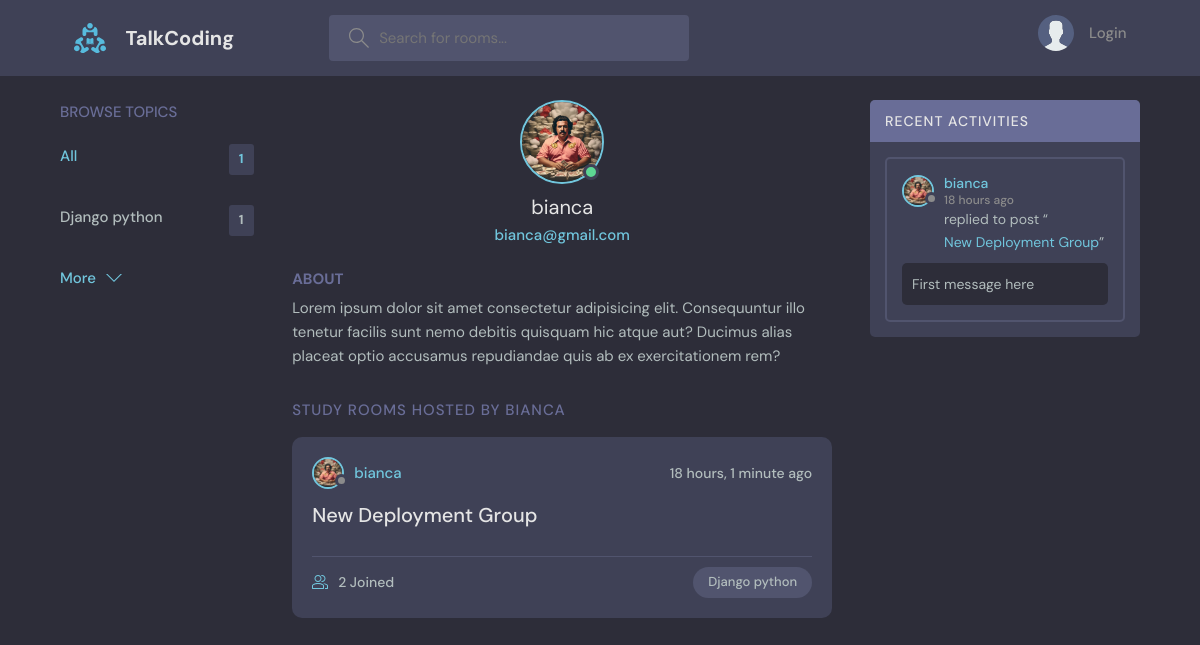
The app's page /profile/1/, older data.
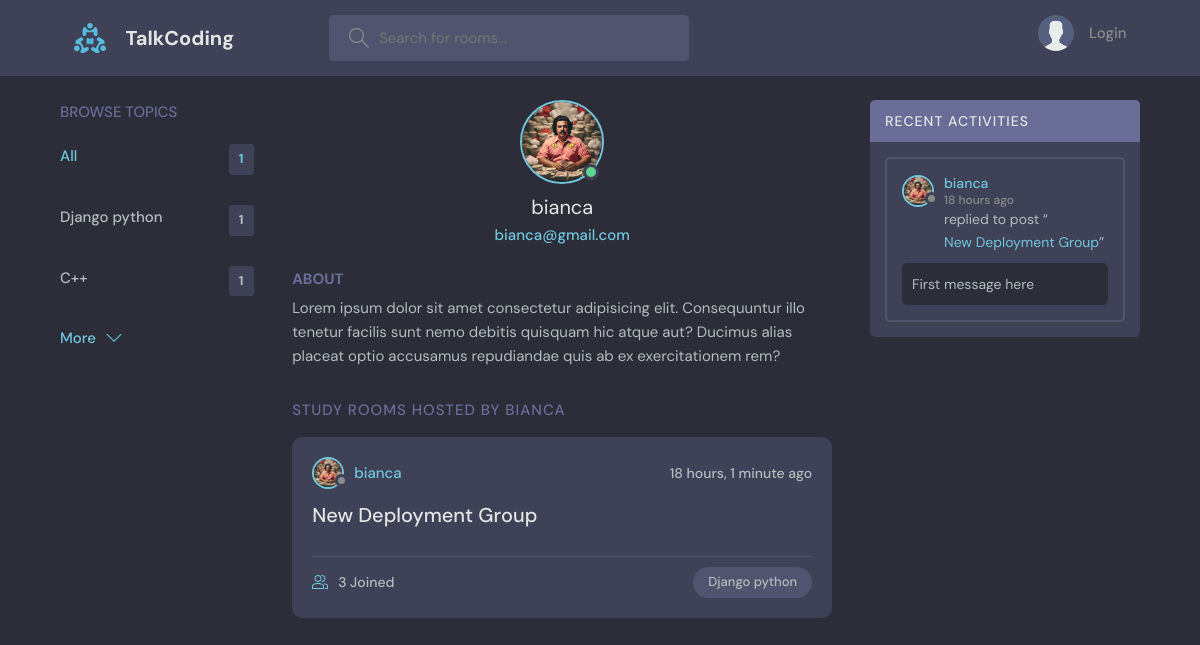
The same page, newer data.
### base/models.py (models this page shows, shortened)
class User(AbstractUser):
    name = models.CharField(max_length=200,null=True)
    email = models.EmailField(unique = True,null=True)
    bio = models.TextField(null=True)
    avatar = models.ImageField(null=True,default="avatar.svg")
    USERNAME_FIELD = 'email'
    REQUIRED_FIELDS = []

class Topic(models.Model):
    name = models.CharField(max_length=200)

class Room(models.Model):
    host=models.ForeignKey(User,on_delete=models.SET_NULL,null=True)
    topic=models.ForeignKey(Topic,on_delete=models.SET_NULL,null=True)
    name=models.CharField(max_length=200)
    description=models.TextField(null=True,blank=True)
    participants = models.ManyToManyField(User ,related_name='participants',blank = True)
    updated = models.DateTimeField(auto_now=True)
    created = models.DateTimeField(auto_now_add=True)
    class Meta:
        ordering = ['-updated','-created']
    def __str__(self):
        return self.name

class Message(models.Model):
    user = models.ForeignKey(User,on_delete=models.CASCADE)
    room = models.ForeignKey(Room,on_delete=models.CASCADE)
    body = models.TextField()
    updated = models.DateTimeField(auto_now=True)
    created = models.DateTimeField(auto_now_add=True)
    class Meta:
        ordering = ['-updated','-created']

### base/views.py (the view)
# urls.py: path('profile/<str:pk>/',views.userProfile,name="user-profile"),
def userProfile(request,pk):
    user = User.objects.get(id=pk)
    rooms = user.room_set.all()
    room_messages = user.message_set.all()
    topics = Topic.objects.all()
    context = {'user':user,'rooms':rooms,'room_messages':room_messages,'topics':topics}
    return render(request,'base/profile.html',context)

### base/templates/base/profile.html (shortened to what this page needs)
{% extends 'main.html'%}
{% block content%}
  <main class="profile-page layout layout--3">
    <div class="container">
      {% include 'base/topics_component.html'%}
      <div class="roomList">
        <div class="profile">
          <div class="profile__avatar">
            <div class="avatar avatar--large active">
              <img src="{{user.avatar.url}}" />
            </div>
          </div>
          <div class="profile__info">
            <h3>{{user.username}}</h3>
            <p>{{user.email}}</p>
          </div>
          <div class="profile__about">
            <h3>About</h3>
            <p>
              Lorem ipsum dolor sit amet consectetur adipisicing elit. Consequuntur illo tenetur
              facilis sunt nemo debitis quisquam hic atque aut? Ducimus alias placeat optio
              accusamus repudiandae quis ab ex exercitationem rem?
            </p>
          </div>
        </div>
        <div class="roomList__header">
          <div>
            <h2>Study Rooms Hosted by {{user.username}}</a>
            </h2>
          </div>
        </div>
        {% include 'base/feed_component.html'%}
      </div>
      {% include 'base/activity_component.html'%}
    </div>
  </main>
{% endblock %}

### templates/main.html (shortened to what this page needs)
<!DOCTYPE html>
{% load static %}
<html lang="en">
  <head>
    <link rel="stylesheet" href="{% static 'styles/style.css' %}" />
  </head>
  <body>
    {% include 'navbar.html' %}
    {% block content %}
    {% endblock %}
  </body>
</html>

### templates/navbar.html (shortened to what this page needs)
{% load static%}
<header class="header header--loggedIn">
    <div class="container">
      <a href="{% url 'home' %}" class="header__logo">
        <img src="{% static 'images/logo.svg' %}" />
        <h1>TalkCoding</h1>
      </a>
      <form class="header__search method="GET" action="{% url 'home' %}">
        <label>
          <input name="q" placeholder="Search for rooms..." />
        </label>
      </form>
      <nav class="header__menu">
        {% if request.user.is_authenticated%}
        <div class="header__user">
          <a href="{% url 'update-user' %}">
            <div class="avatar avatar--medium active">
              <img src="{{request.user.avatar.url}}" />
            </div>
            <p>{{request.user.username}}<span>@{{request.user.email}}</span></p>
          </a>
          <button class="dropdown-button">
            <svg version="1.1" xmlns="http://www.w3.org/2000/svg" width="32" height="32" viewBox="0 0 32 32">
              <title>chevron-down</title>
              <path d="M16 21l-13-13h-3l16 16 16-16h-3l-13 13z"></path>
            </svg>
          </button>
        </div>
        {% else %}
        <a href="{% url 'login' %}">
            <img src="{% static 'images/avatar.svg' %}"/>
            <p>Login</p>
        </a>
        {% endif %}
      </nav>
    </div>
  </header>

### base/templates/base/topics_component.html
<div class="topics">
    <div class="topics__header">
      <h2>Browse Topics</h2>
    </div>
    <ul class="topics__list">
      <li>
        <a href="{% url 'home'%}" class="active">All <span>{{rooms.count}}</span></a>
      </li>
      {%for topic in topics%}
      <li>
        <a href="{%url 'home' %}?q={{topic.name}}">{{topic.name}} <span>{{topic.room_set.all.count}}</span></a>
      </li>
      {% endfor %}
    </ul>
    <a class="btn btn--link" href="{% url 'topics'%}">
      More
      <svg version="1.1" xmlns="http://www.w3.org/2000/svg" width="32" height="32" viewBox="0 0 32 32">
        <title>chevron-down</title>
        <path d="M16 21l-13-13h-3l16 16 16-16h-3l-13 13z"></path>
      </svg>
    </a>
  </div>

### base/templates/base/feed_component.html (shortened to what this page needs)
{% for room in rooms%}
<div class="roomListRoom">
    <div class="roomListRoom__header">
      <a href="{% url 'user-profile' room.host.id%}" class="roomListRoom__author">
        <div class="avatar avatar--small">
          <img src="{{room.host.avatar.url}}" />
        </div>
        <span>{{room.host.username}}</span>
      </a>
      <div class="roomListRoom__actions">
        <span>{{room.created | timesince}} ago</span>
      </div>
    </div>
    <div class="roomListRoom__content">
      <a href="{% url 'room' room.id%}">{{room.name}}</a>
    </div>
    <div class="roomListRoom__meta">
      <a href="{% url 'room' room.id%}" class="roomListRoom__joined">
        {{room.participants.all.count}} Joined
      </a>
      <p class="roomListRoom__topic">{{room.topic.name}}</p>
    </div>
  </div>
{% endfor %}

### base/templates/base/activity_component.html (shortened to what this page needs)
<div class="activities">
    <div class="activities__header">
      <h2>Recent Activities</h2>
    </div>
    {% for message in room_messages %}
    <div class="activities__box">
      <div class="activities__boxHeader roomListRoom__header">
        <a href="{% url 'user-profile' message.user.id%}" class="roomListRoom__author">
          <div class="avatar avatar--small">
            <img src="{{message.user.avatar.url}}" />
          </div>
          <p>
            {{message.user.username}}
            <span>{{message.created|timesince}} ago</span>
          </p>
        </a>
      </div>
      <div class="activities__boxContent">
        <p>replied to post “<a href="{% url 'room' message.room.id %}">{{message.room}}</a>”</p>
        <div class="activities__boxRoomContent">
          {{message.body}}
        </div>
      </div>
    </div>
    {% endfor %}
  </div>

Row changes from the older to the newer data that the page shows:
added Topic: name "C++", room_set.all.count "1"
computed for Room "New Deployment Group": participants.all.count "2" → "3"
